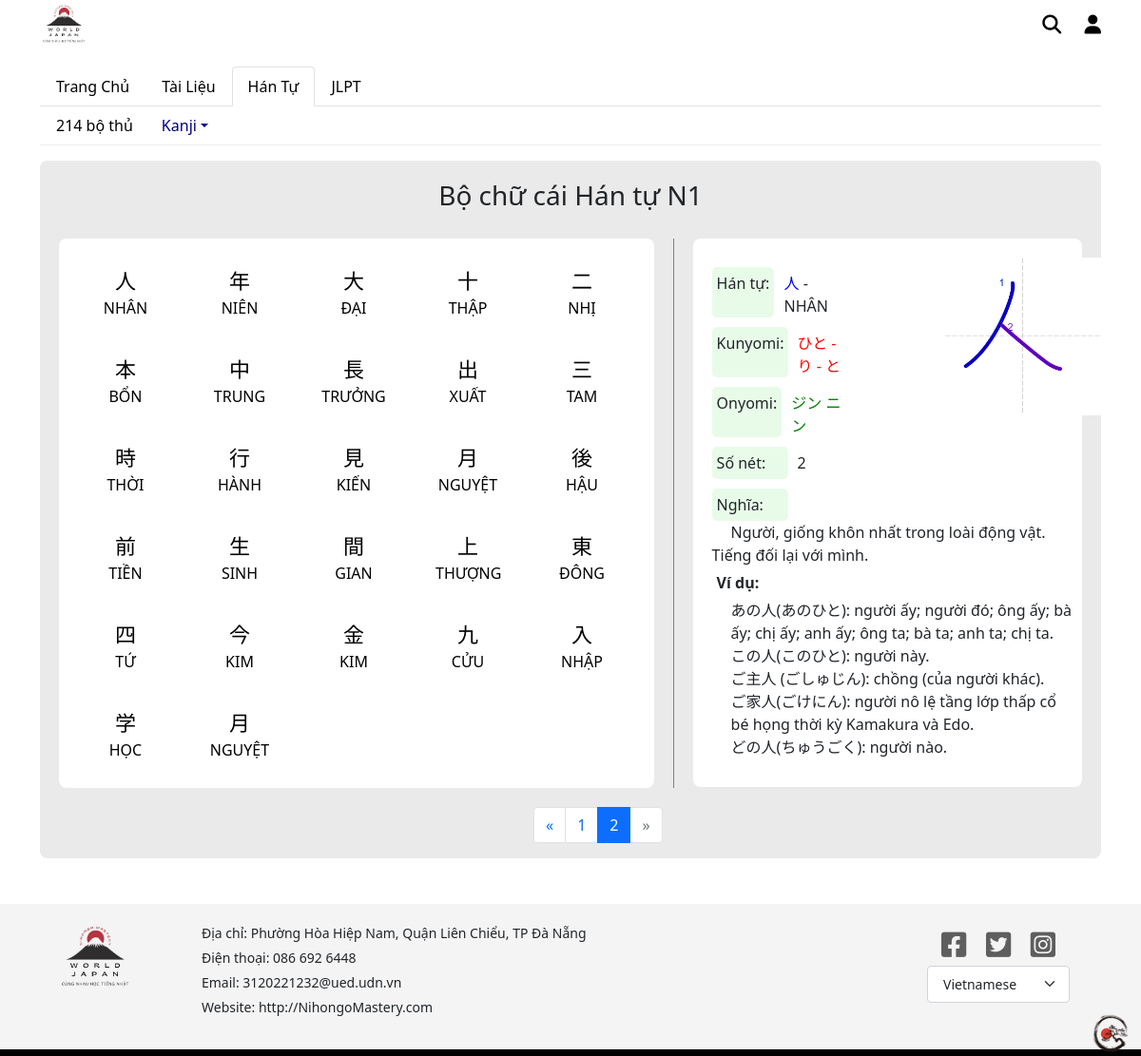
Page /Source/source_kanji/kanji/kanjiN1-2.php on the committed database.
### tables this page shows
CREATE TABLE itemKanji(
	id INT AUTO_INCREMENT PRIMARY KEY,
	level_kanji_id INT NOT NULL,
	FOREIGN KEY(level_kanji_id) REFERENCES level_kanji(id),
	item VARCHAR(20) NOT NULL,
	hanTu VARCHAR(255) NOT NULL,
	kunyomi VARCHAR(255),
	onyomi VARCHAR(255),
	soNetChu INT NOT NULL,
	yNghia TEXT NOT NULL,
	imgItem VARCHAR(255) NOT NULL,
	vd_1 TEXT,
	vd_2 TEXT,
	vd_3 TEXT,
	vd_4 TEXT,
	vd_5 TEXT
);

### Source/source_kanji/kanji/kanjiN1-2.php (the view, shortened to what this page needs)
<?php
    $localhost = "localhost";
    $username = "root";
    $password = "";
    $dbname = "dacn";
    $conn = new mysqli($localhost,$username,$password,$dbname);
    $sql_item = "SELECT item,hanTu FROM itemKanji
    WHERE level_kanji_id like '1';";
$sql = "SELECT * FROM itemKanji
    WHERE level_kanji_id like '1';";
    $check = $conn->query($sql_item);
    $result = $conn->query($sql);
?>
<!DOCTYPE html>
<html lang="en">
<head>
    <link rel="stylesheet" href="https://cdnjs.cloudflare.com/ajax/libs/bootstrap/5.0.1/css/bootstrap.min.css" />
    <link rel="stylesheet" href="https://cdnjs.cloudflare.com/ajax/libs/font-awesome/6.1.1/css/all.min.css" />
    <link rel="stylesheet" href="kanji.css">
</head>
<body>
    <div class="container-xl">
        <div class="row ">
            <div class="col bar">
                <div class="logo">
                    <a href="#">
                        <img src="./../../image/Nihongo_Master_Logo.png" style="width: 50px;" alt="">
                    </a>
                </div>
            </div>
            <div class="col d-flex justify-content-end bar">
                <div class="login_search" style="margin-top: 11px; ">
                    <a href="#" style="color: black; font-size: 20px; margin-right: 20px;"><i class="fas fa-search"></i></a>
                    <a href="./../../user/info/user.php" style="color: black;font-size: 20px;"><i class="fas fa-user"></i></a>
                </div>
            </div>
        </div>
        <div class="row menu">
            <div class="col">
                <ul class="nav nav-tabs" id="myTab" role="tablist">
                    <li class="nav-item" role="presentation">
                        <button class="nav-link" id="Trang_Chu-tab" data-bs-toggle="tab" data-bs-target="#Trang_Chu" type="button" role="tab" aria-controls="Trang_Chu" aria-selected="false">
                            <span style="color: black;">
                                <a style="text-decoration: none; color: black;" href="./../../home.php">Trang Chủ</a>
                            </span>
                        </button>
                    </li>
                    <li class="nav-item" role="presentation">
                        <button class="nav-link" id="Tai_Lieu-tab" data-bs-toggle="tab" data-bs-target="#Tai_Lieu" type="button" role="tab" aria-controls="Tai_Lieu" aria-selected="false">
                            <span style="color: black;">
                                <a style="text-decoration: none; color: black;" href="./../../source_tai_lieu/tailieu.php">Tài Liệu</a>
                            </span>
                        </button>
                    </li>
                    <li class="nav-item" role="presentation">
                        <button class="nav-link active" id="Han_Tu-tab" data-bs-toggle="tab" data-bs-target="#Han_Tu" type="button" role="tab" aria-controls="Han_Tu" aria-selected="true">
                            <span style="color: black;">
                                <a style="text-decoration: none; color: black;" href="./../bo_thu/bo_thu.php">Hán Tự</a>
                            </span>
                        </button>
                    </li>
                    <li class="nav-item" role="presentation">
                        <button class="nav-link" id="JLPT-tab" data-bs-toggle="tab" data-bs-target="#JLPT" type="button" role="tab" aria-controls="JLPT" aria-selected="false">
                        <span style="color: black;">
                                <a style="text-decoration: none; color: black;" href="./../../source_JLPT/JLPT_Test.php">JLPT</a>
                            </span>
                        </button>
                    </li>
                </ul>
            </div>
        </div>
        <div class="tab-content">
            <div class="tab-pane active" id="Han_Tu" role="tabpanel" aria-labelledby="Han_Tu-tab">
                <div class="menu_bar">
                    <ul>
                        <li class="nav-item dropdown">
                            <a href="./../bo_thu/bo_thu.php">214 bộ thủ</a>
                            <hr>
                        </li>
                        <li class="nav-item dropdown">
                            <a class="nav-link dropdown-toggle" href="#" style="color: navy;" id="dropdownId" data-bs-toggle="dropdown" aria-haspopup="true" aria-expanded="false">Kanji</a>
                            <hr>
                        </li>
                    </ul>
                </div>
                <hr style="color: rgb(189, 189, 189); margin-top: 0px;">
                <div class="content_number-page">
                    <h3 style="padding-top: 20px; text-align: center;">Bộ chữ cái Hán tự N1</h3>
                    <div class="content">
                        <ul class="nav nav-tabs" id="myTab" role="tablist">
                            <?php if (!is_null($check)): ?>
                                <?php $count=0; ?>
                                <?php while ($row = $check->fetch_assoc()): ?>
                                    <?php $count++; ?>
                                    <?php if($count > 60): ?>
                                        <li class="nav-item list_item" role="presentation">
                                            <button class="nav-link <?php if($count === 61){echo "active";} ?> item" id="<?php echo $item = $row['item']."-tab"; ?>" data-bs-toggle="tab" data-bs-target="<?php echo "#".$item = $row['item']; ?>" type="button" role="tab" aria-controls="<?php echo $item = $row['item']; ?>" aria-selected="<?php if($count === 61){echo "true";}else{echo "false";} ?>">
                                                <div class="itemHanTu">
                                                    <?php echo $item = $row['item']; ?>
                                                </div>
                                                <div class="hanTu">
                                                    <?php echo $hanTu = $row['hanTu']; ?>
                                                </div>
                                            </button>
                                        </li>
                                    <?php endif ?>
                                <?php endwhile; ?>
                            <?php endif; ?>
                        </ul>
                        <div class="tab-content">
                            <?php if (!is_null($result)): ?>
                                <?php $count=0; ?>
                                <?php while ($row = $result->fetch_assoc()): ?>
                                    <?php $count++; ?>
                                    <?php if($count > 60): ?>
                                    <div class="tab-pane <?php if($count === 61){echo "active";} ?>" id="<?php echo $item=$row['item']; ?>" role="tabpanel" aria-labelledby="<?php echo $item=$row['item']."-tab" ?>">
                                        <div style="display: flex;">
                                            <div class="left">
                                                <div class="item_HanTu">
                                                    <div class="title_item">
                                                        Hán tự:
                                                    </div>
                                                    <div style="margin-top: 5px;">
                                                        <span style="color: blue;">
                                                            <?php echo $item = $row['item']; ?>
                                                        </span>
                                                        <span>
                                                            <?php echo " - ". $hanTu = $row['hanTu']; ?>
                                                        </span>
                                                    </div>
                                                </div>
                                                <div class="item_Kunyomi">
                                                    <div class="title_item">
                                                        Kunyomi:
                                                    </div>
                                                    <span style="color: red; margin-top: 5px;">
                                                        <?php echo $kunyomi = $row['kunyomi']; ?>
                                                    </span>
                                                </div>
                                                <div class="item_Onyomi">
                                                    <div class="title_item">
                                                        Onyomi:
                                                    </div>
                                                    <span style="color: green; margin-top: 5px;">
                                                        <?php echo $onyomi = $row['onyomi']; ?>
                                                    </span>
                                                </div>
                                                <div class="item_SoNet">
                                                    <div class="title_item">
                                                        Số nét:
                                                    </div>
                                                    <span style="margin-top: 5px;" >
                                                        <?php echo $soNetChu = $row['soNetChu']; ?>
                                                    </span>
                                                </div>
                                            </div>
                                            <div class="right" style="margin-left: 100px;">
                                                <div class="imgKanji" style="width: 180px;">
                                                    <img style="width: 100%;" src=" <?php echo "./../../image/kanji_jlpt/". $imgItem = $row['imgItem']; ?>" alt="">
                                                </div>
                                            </div>
                                        </div>
                                        <div class="item_yNghia" style="margin-top: 10px;">
                                            <div class="title_item">
                                                Nghĩa:
                                            </div>
                                            <span style=" margin-left: 20px;">
                                                <?php echo $yNghia = $row['yNghia']; ?>
                                            </span>
                                        </div>
                                        <div class="item_viDu">
                                            <div class="title_item" style="background-color: white; font-weight: bold;">
                                                Ví dụ:
                                            </div>
                                            <div style=" margin-left: 20px;">
                                                <?php echo $vd_1 = $row['vd_1']."."; ?>
                                            </div>
                                            <div style=" margin-left: 20px;">
                                                <?php echo $vd_2 = $row['vd_2']."."; ?>
                                            </div>
                                            <div style=" margin-left: 20px;">
                                                <?php echo $vd_3 = $row['vd_3']."."; ?>
                                            </div>
                                            <div style=" margin-left: 20px;">
                                                <?php echo $vd_4 = $row['vd_4']."."; ?>
                                            </div>
                                            <div style=" margin-left: 20px;">
                                                <?php echo $vd_5 = $row['vd_5']."."; ?>
                                            </div>
                                        </div>
                                    </div>
                                    <?php endif ?>
                                <?php endwhile; ?>
                            <?php endif; ?>
                        </div>
                    </div>
                    <nav aria-label="Page navigation" style="width: 60%; display: flex; justify-content: end;">
                      <ul class="pagination" style="margin-right: 15px;">
                        <li class="page-item">
                          <a class="page-link" href="./kanjiN1.php" aria-label="Previous">
                            <span aria-hidden="true">&laquo;</span>
                          </a>
                        </li>
                        <li class="page-item "><a class="page-link" href="./kanjiN1.php">1</a></li>
                        <li class="page-item active" aria-current="page"><a class="page-link" href="./kanjiN1-2.php">2</a></li>
                        <li class="page-item  disabled">
                          <a class="page-link" href="./kanjiN1-2.php" aria-label="Next">
                            <span aria-hidden="true">&raquo;</span>
                          </a>
                        </li>
                      </ul>
                    </nav>
                </div>
                </div>
            </div>
        </div>
    <br><br>
    <div class="container-fluid Information">
        <div class="row">
            <div class="col-2 infocomment">
                <div class="logo">
                    <a href="#">
                        <img src="./../../image/Nihongo_Master_Logo.png" style="width: 80px;" alt="">
                    </a>
                </div>
            </div>
            <div class="col-7 infocomment" style="text-align: start;">
                <div class="item_info">
                    Địa chỉ: Phường Hòa Hiệp Nam, Quận Liên Chiểu, TP Đà Nẵng
                </div>
                <div class="item_info">
                    Điện thoại: 086 692 6448
                </div>
                <div class="item_info">
                    Email: 3120221232@ued.udn.vn
                </div>
                <div class="item_info">
                    Website: http://NihongoMastery.com
                </div>
            </div>
            <div class="col-3">
                <div style="display: flex; margin: auto;  width: 120px; justify-content: space-between;">
                    <div class="item_logo">
                        <a href="#"><i class="fab fa-facebook-square"></i></a>
                    </div>
                    <div class="item_logo">
                        <a href="#"><i class="fab fa-twitter-square"></i></a>
                    </div>
                    <div class="item_logo">
                        <a href="#"><i class="fab fa-instagram-square"></i>
                        </a>
                    </div>
                </div>
                <div style="width: 150px; margin: 0 auto;">
                    <select class="form-select form-select-lg " name="" id="" style="font-size: 14px;">
                        <option value="vn" selected>Vietnamese</option>
                    </select>
                </div>
            </div>
            <div class="logo_bar">
                <img src="./../../image/image_bg/Bar background.png" alt="">
            </div>
        </div>
    </div>
</body>
</html>

### rows in the picture
itemkanji: item "人", hanTu "NHÂN", kunyomi "ひと - り - と", onyomi "ジン ニン", soNetChu "2", imgItem (picture), yNghia "Người, giống khôn nhất trong loài động vật. Tiếng đối lại với mình.", vd_1 "あの人(あのひと): người ấy; người đó; ông ấy; bà ấy; chị ấy; anh ấy; ông ta; bà ta; anh ta; chị ta.", vd_2 "この人(このひと): người này.", vd_3 "ご主人 (ごしゅじん): chồng (của người khác).", vd_4 "ご家人(ごけにん): người nô lệ tầng lớp thấp cổ bé họng thời kỳ Kamakura và Edo.", vd_5 "どの人(ちゅうごく): người nào."

### other values in the picture
$item = $row['item'] "人"
$hanTu = $row['hanTu'] "NHÂN"
$item = $row['item'] "年"
$hanTu = $row['hanTu'] "NIÊN"
$item = $row['item'] "大"
$hanTu = $row['hanTu'] "ĐẠI"
$item = $row['item'] "十"
$hanTu = $row['hanTu'] "THẬP"
$item = $row['item'] "二"
$hanTu = $row['hanTu'] "NHỊ"
$item = $row['item'] "本"
$hanTu = $row['hanTu'] "BỔN"
$item = $row['item'] "中"
$hanTu = $row['hanTu'] "TRUNG"
$item = $row['item'] "長"
